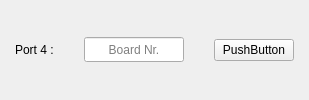
                                    <widget class="QFrame" name="button_frame_4">
                                     <property name="styleSheet">
                                      <string notr="true"/>
                                     </property>
                                     <property name="frameShape">
                                      <enum>QFrame::NoFrame</enum>
                                     </property>
                                     <property name="frameShadow">
                                      <enum>QFrame::Raised</enum>
                                     </property>
                                     <layout class="QHBoxLayout" name="button_layout_4">
                                      <property name="spacing">
                                       <number>30</number>
                                      </property>
                                      <property name="leftMargin">
                                       <number>15</number>
                                      </property>
                                      <property name="topMargin">
                                       <number>0</number>
                                      </property>
                                      <property name="rightMargin">
                                       <number>15</number>
                                      </property>
                                      <property name="bottomMargin">
                                       <number>0</number>
                                      </property>
                                      <item>
                                       <widget class="QLabel" name="label_11">
                                        <property name="maximumSize">
                                         <size>
                                          <width>60</width>
                                          <height>16777215</height>
                                         </size>
                                        </property>
                                        <property name="text">
                                         <string>Port 4 :</string>
                                        </property>
                                       </widget>
                                      </item>
                                      <item>
                                       <widget class="QLineEdit" name="button_edit_4">
                                        <property name="sizePolicy">
                                         <sizepolicy hsizetype="Preferred" vsizetype="Fixed">
                                          <horstretch>0</horstretch>
                                          <verstretch>0</verstretch>
                                         </sizepolicy>
                                        </property>
                                        <property name="maximumSize">
                                         <size>
                                          <width>100</width>
                                          <height>25</height>
                                         </size>
                                        </property>
                                        <property name="styleSheet">
                                         <string notr="true"/>
                                        </property>
                                        <property name="text">
                                         <string/>
                                        </property>
                                        <property name="alignment">
                                         <set>Qt::AlignCenter</set>
                                        </property>
                                        <property name="placeholderText">
                                         <string>Board Nr.</string>
                                        </property>
                                        <property name="clearButtonEnabled">
                                         <bool>false</bool>
                                        </property>
                                       </widget>
                                      </item>
                                      <item>
                                       <widget class="QPushButton" name="pushre_5">
                                        <property name="text">
                                         <string>PushButton</string>
                                        </property>
                                       </widget>
                                      </item>
                                     </layout>
                                    </widget>
